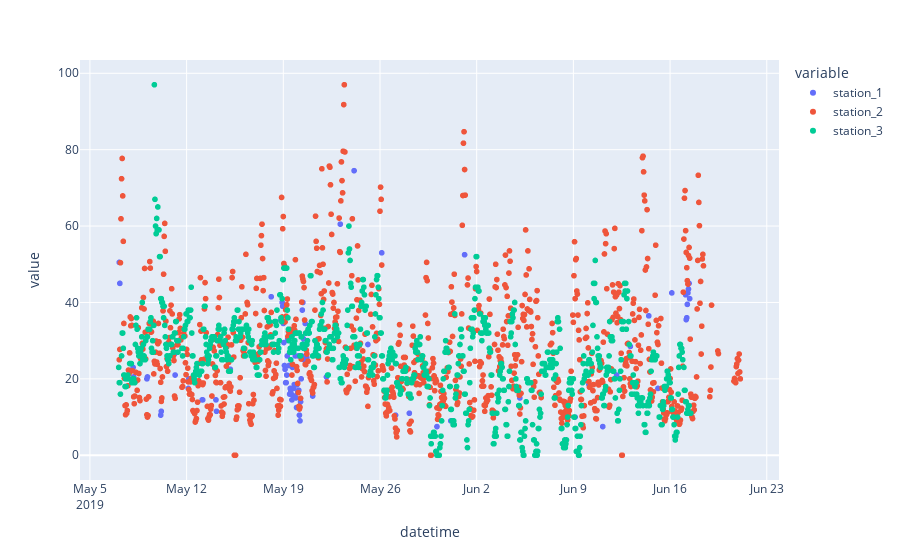

Here is the notebook cell this chart was saved with:
### Code cell
# De dispersion
disp=px.scatter(aq)
disp.show()

### Figure 1 — Plotly figure (JSON) as saved in the notebook; plotly's stock layout.template omitted (floating-point values rounded to 4 significant figures; data arrays with more than 128 entries replaced by an {"elided": "..."} marker saying what was removed)
{"data": [{"hovertemplate": "variable=station_1<br>datetime=%{x}<br>value=%{y}<extra></extra>", "legendgroup": "station_1", "marker": {"color": "#636efa", "symbol": "circle"}, "mode": "markers", "name": "station_1", "showlegend": true, "type": "scattergl", "x": {"elided": "1035 str values"}, "xaxis": "x", "y": {"elided": "1035 float values"}, "yaxis": "y"}, {"hovertemplate": "variable=station_2<br>datetime=%{x}<br>value=%{y}<extra></extra>", "legendgroup": "station_2", "marker": {"color": "#EF553B", "symbol": "circle"}, "mode": "markers", "name": "station_2", "showlegend": true, "type": "scattergl", "x": {"elided": "1035 str values"}, "xaxis": "x", "y": {"elided": "1035 float values"}, "yaxis": "y"}, {"hovertemplate": "variable=station_3<br>datetime=%{x}<br>value=%{y}<extra></extra>", "legendgroup": "station_3", "marker": {"color": "#00cc96", "symbol": "circle"}, "mode": "markers", "name": "station_3", "showlegend": true, "type": "scattergl", "x": {"elided": "1035 str values"}, "xaxis": "x", "y": {"elided": "1035 int values"}, "yaxis": "y"}], "layout": {"legend": {"title": {"text": "variable"}, "tracegroupgap": 0}, "margin": {"t": 60}, "xaxis": {"anchor": "y", "domain": [0, 1], "title": {"text": "datetime"}}, "yaxis": {"anchor": "x", "domain": [0, 1], "title": {"text": "value"}}}}
